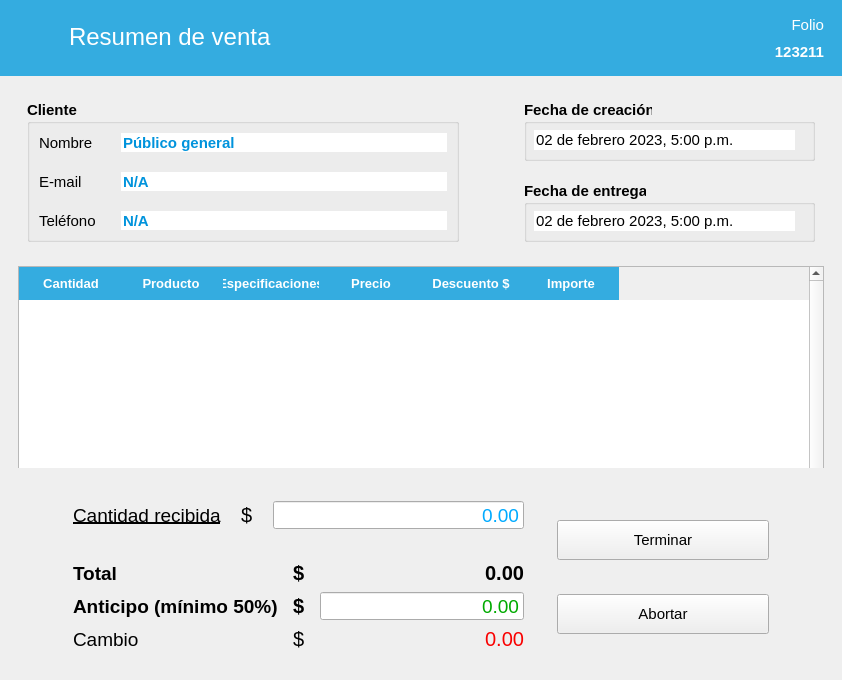
<?xml version="1.0" encoding="UTF-8"?>
<ui version="4.0">
 <class>ConfirmarVenta</class>
 <widget class="QMainWindow" name="ConfirmarVenta">
  <property name="windowModality">
   <enum>Qt::ApplicationModal</enum>
  </property>
  <property name="geometry">
   <rect>
    <x>0</x>
    <y>0</y>
    <width>842</width>
    <height>680</height>
   </rect>
  </property>
  <property name="minimumSize">
   <size>
    <width>0</width>
    <height>680</height>
   </size>
  </property>
  <property name="windowTitle">
   <string>Resumen de venta</string>
  </property>
  <property name="windowIcon">
   <iconset resource="../../resources.qrc">
    <normaloff>:/img/icon.ico</normaloff>:/img/icon.ico</iconset>
  </property>
  <widget class="QWidget" name="centralwidget">
   <layout class="QVBoxLayout" name="verticalLayout">
    <property name="leftMargin">
     <number>0</number>
    </property>
    <property name="topMargin">
     <number>0</number>
    </property>
    <property name="rightMargin">
     <number>0</number>
    </property>
    <item alignment="Qt::AlignTop">
     <widget class="QFrame" name="frame">
      <property name="styleSheet">
       <string notr="true">QFrame { background-color: rgb(52, 172, 224); }</string>
      </property>
      <property name="frameShadow">
       <enum>QFrame::Raised</enum>
      </property>
      <layout class="QHBoxLayout" name="horizontalLayout">
       <property name="topMargin">
        <number>5</number>
       </property>
       <property name="bottomMargin">
        <number>5</number>
       </property>
       <item alignment="Qt::AlignLeft|Qt::AlignTop">
        <widget class="QFrame" name="frame_5">
         <property name="frameShadow">
          <enum>QFrame::Raised</enum>
         </property>
         <layout class="QHBoxLayout" name="horizontalLayout_2">
          <item>
           <widget class="QLabel" name="label">
            <property name="minimumSize">
             <size>
              <width>45</width>
              <height>45</height>
             </size>
            </property>
            <property name="font">
             <font>
              <pointsize>18</pointsize>
             </font>
            </property>
            <property name="styleSheet">
             <string notr="true">image: url(:/img/resources/images/shopping-cart.png);</string>
            </property>
            <property name="text">
             <string/>
            </property>
           </widget>
          </item>
          <item>
           <widget class="QLabel" name="label_17">
            <property name="minimumSize">
             <size>
              <width>211</width>
              <height>41</height>
             </size>
            </property>
            <property name="font">
             <font>
              <pointsize>18</pointsize>
             </font>
            </property>
            <property name="styleSheet">
             <string notr="true">color: rgb(255, 255, 255);</string>
            </property>
            <property name="text">
             <string>Resumen de venta</string>
            </property>
           </widget>
          </item>
         </layout>
        </widget>
       </item>
       <item alignment="Qt::AlignRight|Qt::AlignTop">
        <widget class="QFrame" name="frame_6">
         <property name="frameShadow">
          <enum>QFrame::Raised</enum>
         </property>
         <layout class="QVBoxLayout" name="verticalLayout_2">
          <item>
           <widget class="QLabel" name="label_5">
            <property name="minimumSize">
             <size>
              <width>41</width>
              <height>21</height>
             </size>
            </property>
            <property name="font">
             <font>
              <pointsize>11</pointsize>
             </font>
            </property>
            <property name="styleSheet">
             <string notr="true">color: rgb(255, 255, 255);</string>
            </property>
            <property name="text">
             <string>Folio</string>
            </property>
            <property name="alignment">
             <set>Qt::AlignRight|Qt::AlignTrailing|Qt::AlignVCenter</set>
            </property>
           </widget>
          </item>
          <item>
           <widget class="QLabel" name="lbFolio">
            <property name="minimumSize">
             <size>
              <width>61</width>
              <height>21</height>
             </size>
            </property>
            <property name="font">
             <font>
              <pointsize>11</pointsize>
              <weight>75</weight>
              <bold>true</bold>
             </font>
            </property>
            <property name="styleSheet">
             <string notr="true">color: rgb(255, 255, 255);</string>
            </property>
            <property name="text">
             <string>123211</string>
            </property>
            <property name="alignment">
             <set>Qt::AlignRight|Qt::AlignTrailing|Qt::AlignVCenter</set>
            </property>
           </widget>
          </item>
         </layout>
        </widget>
       </item>
      </layout>
     </widget>
    </item>
    <item alignment="Qt::AlignTop">
     <widget class="QFrame" name="frame_2">
      <property name="frameShadow">
       <enum>QFrame::Raised</enum>
      </property>
      <layout class="QHBoxLayout" name="horizontalLayout_3">
       <property name="leftMargin">
        <number>18</number>
       </property>
       <property name="rightMargin">
        <number>18</number>
       </property>
       <item alignment="Qt::AlignTop">
        <widget class="QFrame" name="frame_7">
         <property name="frameShadow">
          <enum>QFrame::Raised</enum>
         </property>
         <layout class="QHBoxLayout" name="horizontalLayout_5">
          <property name="rightMargin">
           <number>50</number>
          </property>
          <item>
           <widget class="QGroupBox" name="groupBox">
            <property name="minimumSize">
             <size>
              <width>361</width>
              <height>131</height>
             </size>
            </property>
            <property name="font">
             <font>
              <pointsize>11</pointsize>
              <weight>75</weight>
              <bold>true</bold>
             </font>
            </property>
            <property name="title">
             <string>Cliente</string>
            </property>
            <property name="flat">
             <bool>true</bool>
            </property>
            <layout class="QGridLayout" name="gridLayout">
             <property name="horizontalSpacing">
              <number>25</number>
             </property>
             <property name="verticalSpacing">
              <number>20</number>
             </property>
             <item row="0" column="0">
              <widget class="QLabel" name="label_6">
               <property name="font">
                <font>
                 <pointsize>11</pointsize>
                 <weight>50</weight>
                 <bold>false</bold>
                </font>
               </property>
               <property name="text">
                <string>Nombre</string>
               </property>
              </widget>
             </item>
             <item row="0" column="1">
              <widget class="QLineEdit" name="txtCliente">
               <property name="font">
                <font>
                 <pointsize>11</pointsize>
                 <italic>false</italic>
                </font>
               </property>
               <property name="styleSheet">
                <string notr="true">color: rgb(0, 147, 220);</string>
               </property>
               <property name="text">
                <string>Público general</string>
               </property>
               <property name="frame">
                <bool>false</bool>
               </property>
               <property name="readOnly">
                <bool>true</bool>
               </property>
               <property name="clearButtonEnabled">
                <bool>false</bool>
               </property>
              </widget>
             </item>
             <item row="1" column="0">
              <widget class="QLabel" name="label_7">
               <property name="font">
                <font>
                 <pointsize>11</pointsize>
                 <weight>50</weight>
                 <bold>false</bold>
                </font>
               </property>
               <property name="text">
                <string>E-mail</string>
               </property>
              </widget>
             </item>
             <item row="1" column="1">
              <widget class="QLineEdit" name="txtCorreo">
               <property name="font">
                <font>
                 <pointsize>11</pointsize>
                </font>
               </property>
               <property name="styleSheet">
                <string notr="true">color: rgb(0, 147, 220);</string>
               </property>
               <property name="text">
                <string>N/A</string>
               </property>
               <property name="frame">
                <bool>false</bool>
               </property>
               <property name="readOnly">
                <bool>true</bool>
               </property>
               <property name="clearButtonEnabled">
                <bool>false</bool>
               </property>
              </widget>
             </item>
             <item row="2" column="0">
              <widget class="QLabel" name="label_8">
               <property name="font">
                <font>
                 <pointsize>11</pointsize>
                 <weight>50</weight>
                 <bold>false</bold>
                </font>
               </property>
               <property name="text">
                <string>Teléfono</string>
               </property>
              </widget>
             </item>
             <item row="2" column="1">
              <widget class="QLineEdit" name="txtTelefono">
               <property name="font">
                <font>
                 <pointsize>11</pointsize>
                </font>
               </property>
               <property name="styleSheet">
                <string notr="true">color: rgb(0, 147, 220);</string>
               </property>
               <property name="text">
                <string>N/A</string>
               </property>
               <property name="frame">
                <bool>false</bool>
               </property>
               <property name="readOnly">
                <bool>true</bool>
               </property>
               <property name="clearButtonEnabled">
                <bool>false</bool>
               </property>
              </widget>
             </item>
            </layout>
           </widget>
          </item>
         </layout>
        </widget>
       </item>
       <item alignment="Qt::AlignRight|Qt::AlignTop">
        <widget class="QFrame" name="frame_8">
         <property name="frameShadow">
          <enum>QFrame::Raised</enum>
         </property>
         <layout class="QVBoxLayout" name="verticalLayout_4">
          <property name="spacing">
           <number>20</number>
          </property>
          <item>
           <widget class="QGroupBox" name="groupBox_2">
            <property name="minimumSize">
             <size>
              <width>291</width>
              <height>61</height>
             </size>
            </property>
            <property name="font">
             <font>
              <pointsize>11</pointsize>
              <weight>75</weight>
              <bold>true</bold>
             </font>
            </property>
            <property name="title">
             <string>Fecha de creación</string>
            </property>
            <property name="flat">
             <bool>true</bool>
            </property>
            <widget class="QLineEdit" name="txtCreacion">
             <property name="geometry">
              <rect>
               <x>10</x>
               <y>30</y>
               <width>261</width>
               <height>20</height>
              </rect>
             </property>
             <property name="font">
              <font>
               <pointsize>11</pointsize>
               <weight>50</weight>
               <bold>false</bold>
              </font>
             </property>
             <property name="styleSheet">
              <string notr="true"/>
             </property>
             <property name="text">
              <string>02 de febrero 2023, 5:00 p.m.</string>
             </property>
             <property name="frame">
              <bool>false</bool>
             </property>
             <property name="readOnly">
              <bool>true</bool>
             </property>
             <property name="clearButtonEnabled">
              <bool>false</bool>
             </property>
            </widget>
           </widget>
          </item>
          <item>
           <widget class="QGroupBox" name="boxFechaEntrega">
            <property name="minimumSize">
             <size>
              <width>291</width>
              <height>61</height>
             </size>
            </property>
            <property name="font">
             <font>
              <pointsize>11</pointsize>
              <weight>75</weight>
              <bold>true</bold>
             </font>
            </property>
            <property name="title">
             <string>Fecha de entrega</string>
            </property>
            <property name="flat">
             <bool>true</bool>
            </property>
            <widget class="QLineEdit" name="txtEntrega">
             <property name="geometry">
              <rect>
               <x>10</x>
               <y>30</y>
               <width>261</width>
               <height>20</height>
              </rect>
             </property>
             <property name="font">
              <font>
               <pointsize>11</pointsize>
               <weight>50</weight>
               <bold>false</bold>
              </font>
             </property>
             <property name="styleSheet">
              <string notr="true"/>
             </property>
             <property name="text">
              <string>02 de febrero 2023, 5:00 p.m.</string>
             </property>
             <property name="frame">
              <bool>false</bool>
             </property>
             <property name="readOnly">
              <bool>true</bool>
             </property>
             <property name="clearButtonEnabled">
              <bool>false</bool>
             </property>
            </widget>
           </widget>
          </item>
         </layout>
        </widget>
       </item>
      </layout>
     </widget>
    </item>
    <item>
     <widget class="QFrame" name="frame_3">
      <property name="sizePolicy">
       <sizepolicy hsizetype="Expanding" vsizetype="Expanding">
        <horstretch>0</horstretch>
        <verstretch>0</verstretch>
       </sizepolicy>
      </property>
      <property name="frameShadow">
       <enum>QFrame::Raised</enum>
      </property>
      <layout class="QHBoxLayout" name="horizontalLayout_8">
       <property name="leftMargin">
        <number>18</number>
       </property>
       <property name="topMargin">
        <number>0</number>
       </property>
       <property name="rightMargin">
        <number>18</number>
       </property>
       <property name="bottomMargin">
        <number>0</number>
       </property>
       <item>
        <widget class="QTableWidget" name="tabla_productos">
         <property name="minimumSize">
          <size>
           <width>791</width>
           <height>238</height>
          </size>
         </property>
         <property name="font">
          <font>
           <pointsize>10</pointsize>
          </font>
         </property>
         <property name="styleSheet">
          <string notr="true">QHeaderView::section {
	font: bold 10pt;
	color: rgb(255, 255, 255);
	background-color: rgb(52, 172, 224);
    border: 0px;

	padding-left: 4px;
	padding-top: 7px;
	padding-bottom: 7px;
}

QTableWidget {
	alternate-background-color: rgb(240, 240, 240);
}</string>
         </property>
         <property name="verticalScrollBarPolicy">
          <enum>Qt::ScrollBarAlwaysOn</enum>
         </property>
         <property name="editTriggers">
          <set>QAbstractItemView::NoEditTriggers</set>
         </property>
         <property name="alternatingRowColors">
          <bool>true</bool>
         </property>
         <property name="selectionMode">
          <enum>QAbstractItemView::NoSelection</enum>
         </property>
         <property name="showGrid">
          <bool>false</bool>
         </property>
         <attribute name="horizontalHeaderMinimumSectionSize">
          <number>80</number>
         </attribute>
         <attribute name="verticalHeaderVisible">
          <bool>false</bool>
         </attribute>
         <column>
          <property name="text">
           <string>Cantidad</string>
          </property>
         </column>
         <column>
          <property name="text">
           <string>Producto</string>
          </property>
         </column>
         <column>
          <property name="text">
           <string>Especificaciones</string>
          </property>
         </column>
         <column>
          <property name="text">
           <string>Precio</string>
          </property>
         </column>
         <column>
          <property name="text">
           <string>Descuento $</string>
          </property>
         </column>
         <column>
          <property name="text">
           <string>Importe</string>
          </property>
         </column>
        </widget>
       </item>
      </layout>
     </widget>
    </item>
    <item>
     <widget class="QFrame" name="frame_4">
      <property name="frameShadow">
       <enum>QFrame::Raised</enum>
      </property>
      <layout class="QHBoxLayout" name="horizontalLayout_4">
       <property name="leftMargin">
        <number>55</number>
       </property>
       <property name="rightMargin">
        <number>64</number>
       </property>
       <property name="bottomMargin">
        <number>0</number>
       </property>
       <item>
        <widget class="QFrame" name="frame_11">
         <property name="frameShadow">
          <enum>QFrame::Raised</enum>
         </property>
         <layout class="QVBoxLayout" name="verticalLayout_7">
          <property name="spacing">
           <number>6</number>
          </property>
          <item>
           <widget class="QFrame" name="frame_14">
            <property name="frameShadow">
             <enum>QFrame::Raised</enum>
            </property>
            <layout class="QHBoxLayout" name="horizontalLayout_7">
             <property name="spacing">
              <number>20</number>
             </property>
             <property name="bottomMargin">
              <number>15</number>
             </property>
             <item>
              <widget class="QLabel" name="label_13">
               <property name="font">
                <font>
                 <pointsize>14</pointsize>
                 <weight>50</weight>
                 <bold>false</bold>
                 <underline>true</underline>
                </font>
               </property>
               <property name="text">
                <string>Cantidad recibida</string>
               </property>
              </widget>
             </item>
             <item alignment="Qt::AlignLeft">
              <widget class="QLabel" name="label_19">
               <property name="font">
                <font>
                 <pointsize>15</pointsize>
                </font>
               </property>
               <property name="text">
                <string>$</string>
               </property>
              </widget>
             </item>
             <item>
              <widget class="QLineEdit" name="txtPago">
               <property name="minimumSize">
                <size>
                 <width>200</width>
                 <height>28</height>
                </size>
               </property>
               <property name="font">
                <font>
                 <pointsize>14</pointsize>
                </font>
               </property>
               <property name="styleSheet">
                <string notr="true">color: rgb(0, 170, 255)</string>
               </property>
               <property name="text">
                <string>0.00</string>
               </property>
               <property name="alignment">
                <set>Qt::AlignRight|Qt::AlignTrailing|Qt::AlignVCenter</set>
               </property>
              </widget>
             </item>
            </layout>
           </widget>
          </item>
          <item>
           <widget class="QFrame" name="frame_15">
            <property name="frameShadow">
             <enum>QFrame::Raised</enum>
            </property>
            <layout class="QGridLayout" name="gridLayout_4">
             <property name="horizontalSpacing">
              <number>15</number>
             </property>
             <property name="verticalSpacing">
              <number>5</number>
             </property>
             <item row="0" column="0">
              <widget class="QLabel" name="label_20">
               <property name="minimumSize">
                <size>
                 <width>0</width>
                 <height>28</height>
                </size>
               </property>
               <property name="font">
                <font>
                 <pointsize>14</pointsize>
                 <weight>75</weight>
                 <bold>true</bold>
                </font>
               </property>
               <property name="text">
                <string>Total</string>
               </property>
              </widget>
             </item>
             <item row="2" column="2">
              <widget class="QLabel" name="lbCambio">
               <property name="minimumSize">
                <size>
                 <width>0</width>
                 <height>28</height>
                </size>
               </property>
               <property name="font">
                <font>
                 <pointsize>15</pointsize>
                </font>
               </property>
               <property name="styleSheet">
                <string notr="true">color: rgb(249, 0, 0);</string>
               </property>
               <property name="text">
                <string>0.00</string>
               </property>
               <property name="alignment">
                <set>Qt::AlignRight|Qt::AlignTrailing|Qt::AlignVCenter</set>
               </property>
              </widget>
             </item>
             <item row="2" column="0">
              <widget class="QLabel" name="label_26">
               <property name="minimumSize">
                <size>
                 <width>0</width>
                 <height>28</height>
                </size>
               </property>
               <property name="font">
                <font>
                 <pointsize>14</pointsize>
                </font>
               </property>
               <property name="text">
                <string>Cambio</string>
               </property>
              </widget>
             </item>
             <item row="0" column="1">
              <widget class="QLabel" name="label_24">
               <property name="minimumSize">
                <size>
                 <width>0</width>
                 <height>28</height>
                </size>
               </property>
               <property name="font">
                <font>
                 <pointsize>15</pointsize>
                 <weight>75</weight>
                 <bold>true</bold>
                </font>
               </property>
               <property name="text">
                <string>$</string>
               </property>
              </widget>
             </item>
             <item row="2" column="1">
              <widget class="QLabel" name="label_25">
               <property name="minimumSize">
                <size>
                 <width>0</width>
                 <height>28</height>
                </size>
               </property>
               <property name="font">
                <font>
                 <pointsize>15</pointsize>
                </font>
               </property>
               <property name="text">
                <string>$</string>
               </property>
              </widget>
             </item>
             <item row="0" column="2">
              <widget class="QLabel" name="lbTotal">
               <property name="minimumSize">
                <size>
                 <width>0</width>
                 <height>28</height>
                </size>
               </property>
               <property name="font">
                <font>
                 <pointsize>15</pointsize>
                 <weight>75</weight>
                 <bold>true</bold>
                </font>
               </property>
               <property name="text">
                <string>0.00</string>
               </property>
               <property name="alignment">
                <set>Qt::AlignRight|Qt::AlignTrailing|Qt::AlignVCenter</set>
               </property>
              </widget>
             </item>
             <item row="1" column="0">
              <widget class="QLabel" name="lbAnticipo1">
               <property name="minimumSize">
                <size>
                 <width>0</width>
                 <height>28</height>
                </size>
               </property>
               <property name="font">
                <font>
                 <pointsize>14</pointsize>
                 <weight>75</weight>
                 <bold>true</bold>
                </font>
               </property>
               <property name="text">
                <string>Anticipo (mínimo 50%)</string>
               </property>
              </widget>
             </item>
             <item row="1" column="2">
              <widget class="QLineEdit" name="txtAnticipo">
               <property name="sizePolicy">
                <sizepolicy hsizetype="Expanding" vsizetype="Minimum">
                 <horstretch>0</horstretch>
                 <verstretch>0</verstretch>
                </sizepolicy>
               </property>
               <property name="minimumSize">
                <size>
                 <width>180</width>
                 <height>28</height>
                </size>
               </property>
               <property name="font">
                <font>
                 <pointsize>14</pointsize>
                </font>
               </property>
               <property name="styleSheet">
                <string notr="true">color: rgb(0, 170, 0);</string>
               </property>
               <property name="text">
                <string>0.00</string>
               </property>
               <property name="alignment">
                <set>Qt::AlignRight|Qt::AlignTrailing|Qt::AlignVCenter</set>
               </property>
              </widget>
             </item>
             <item row="1" column="1">
              <widget class="QLabel" name="lbAnticipo2">
               <property name="minimumSize">
                <size>
                 <width>0</width>
                 <height>28</height>
                </size>
               </property>
               <property name="font">
                <font>
                 <pointsize>15</pointsize>
                 <weight>75</weight>
                 <bold>true</bold>
                </font>
               </property>
               <property name="text">
                <string>$</string>
               </property>
              </widget>
             </item>
            </layout>
           </widget>
          </item>
         </layout>
        </widget>
       </item>
       <item>
        <widget class="QFrame" name="frame_16">
         <property name="minimumSize">
          <size>
           <width>230</width>
           <height>0</height>
          </size>
         </property>
         <property name="frameShadow">
          <enum>QFrame::Raised</enum>
         </property>
         <layout class="QVBoxLayout" name="verticalLayout_8">
          <item>
           <widget class="QPushButton" name="btListo">
            <property name="minimumSize">
             <size>
              <width>130</width>
              <height>40</height>
             </size>
            </property>
            <property name="font">
             <font>
              <pointsize>11</pointsize>
             </font>
            </property>
            <property name="text">
             <string>Terminar</string>
            </property>
            <property name="icon">
             <iconset resource="../../resources.qrc">
              <normaloff>:/img/resources/images/accept.png</normaloff>:/img/resources/images/accept.png</iconset>
            </property>
            <property name="iconSize">
             <size>
              <width>25</width>
              <height>25</height>
             </size>
            </property>
           </widget>
          </item>
          <item>
           <widget class="QPushButton" name="btCancelar">
            <property name="minimumSize">
             <size>
              <width>130</width>
              <height>40</height>
             </size>
            </property>
            <property name="font">
             <font>
              <pointsize>11</pointsize>
             </font>
            </property>
            <property name="text">
             <string>Abortar</string>
            </property>
            <property name="icon">
             <iconset resource="../../resources.qrc">
              <normaloff>:/img/resources/images/trash.png</normaloff>:/img/resources/images/trash.png</iconset>
            </property>
            <property name="iconSize">
             <size>
              <width>25</width>
              <height>25</height>
             </size>
            </property>
           </widget>
          </item>
         </layout>
        </widget>
       </item>
      </layout>
     </widget>
    </item>
   </layout>
  </widget>
 </widget>
 <resources>
  <include location="../../resources.qrc"/>
 </resources>
 <connections/>
</ui>
